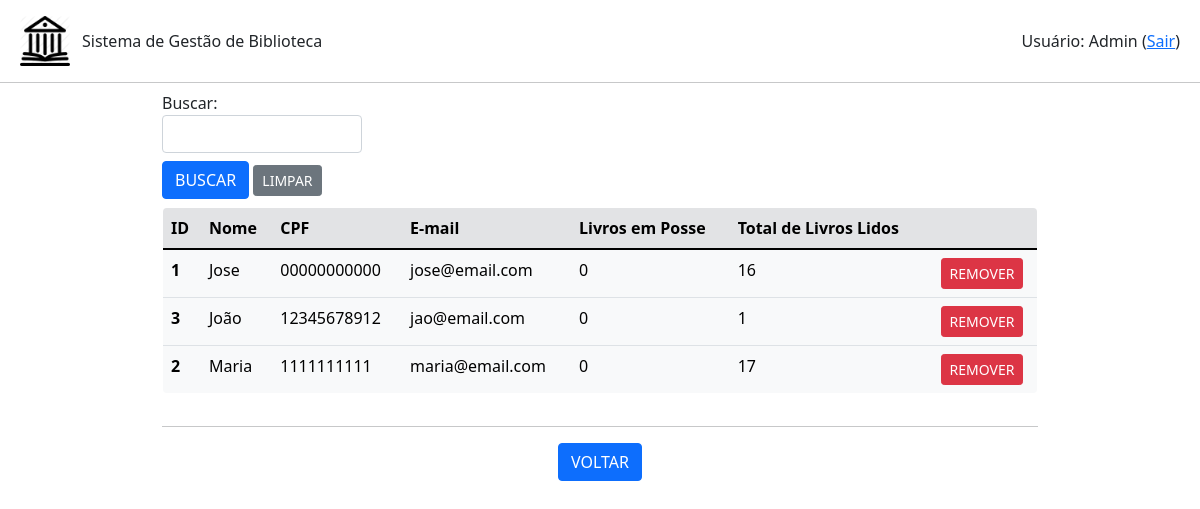
Page /ficha/listar (signed in) on the earlier database version.
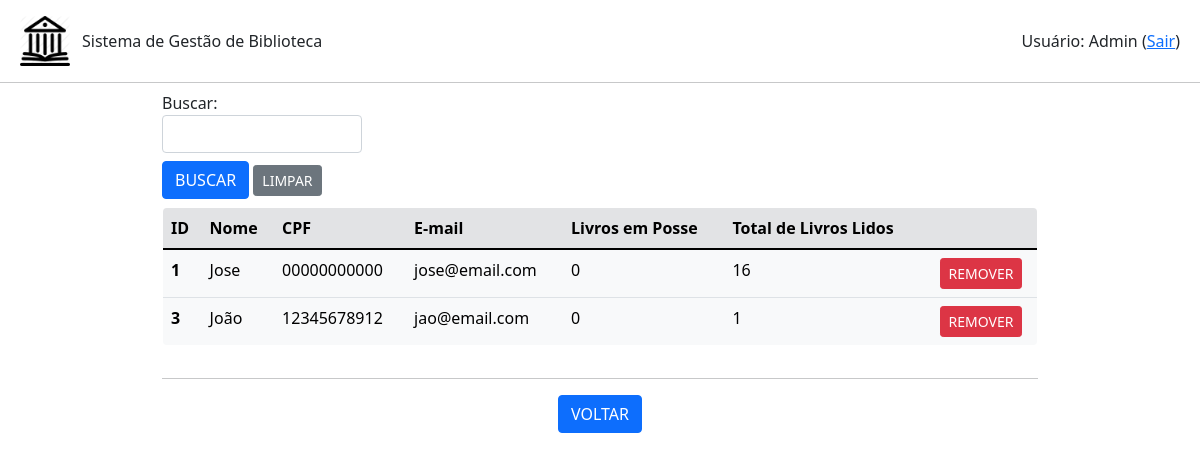
Same page on the later database version.
### ficha.py (models this page shows, shortened)
class Ficha(db.Model):
    id = db.Column(db.Integer, primary_key=True)
    nome = db.Column(db.String(200), unique=False, nullable=False)
    cpf = db.Column(db.String(20), unique=True, nullable=False)
    email = db.Column(db.String(120), unique=True, nullable=False)
    ativo = db.Column(db.Boolean(), default=False)
    qtdLivros = db.Column(db.Integer, unique=False, nullable=False)
    totalLivros = db.Column(db.Integer, unique=False, nullable=False)
    emprestimo = db.relationship('Emprestimo', backref='ficha', lazy=True)

### app.py (the view, shortened to what this page needs)
@app.route('/ficha/listar', methods=['POST','GET'])
def listar_fichas():
    if session.get('autenticado',False)==False:
        flash(u'Login necessário!', category='warning')
        return(redirect(url_for('login')))
    form = BuscaForm()
    fichas = Ficha.query.order_by(Ficha.nome).all()
    return(render_template('fichas.html', fichas=fichas, form=form, action=url_for('listar_fichas')))

### formBusca.py
class BuscaForm(FlaskForm):
    campo = StringField('Buscar: ', validators=[DataRequired()])
    enviar = SubmitField('BUSCAR')

### templates/fichas.html (shortened to what this page needs)
{% extends "base.html" %}
{% block conteudo %}
<div class="container-fluid mx-auto" style="width: 75%;">
    {% from 'bootstrap/form.html' import render_field %}
    <form method="post">
        <div class="mt-2" style="width: 200px;">
            {{ render_field(form.campo) }}
        </div>
        <div class="mt-2 mb-2">
            {{ render_field(form.enviar, button_style="primary", button_size="sm") }}
            <a class="btn btn-secondary btn-sm" href="{{url_for('listar_fichas')}}" role="button">LIMPAR</a>
        </div>
    </form>
    <div style="max-height: 400px; overflow-y: auto;">
        <table class=" table table-light border rounded-3" style="overflow: hidden;">
            <thead>
            <tr class="table-secondary">
                <th scope="col">ID</th>
                <th scope="col">Nome</th>
                <th scope="col">CPF</th>
                <th scope="col">E-mail</th>
                <th scope="col">Livros em Posse</th>
                <th scope="col">Total de Livros Lidos</th>
                <th scope="col"></th>
            </tr>
            </thead>
            <tbody>
                {% for ficha in fichas %}
                    <tr>
                        <th scope="row">{{ficha.id}}</th>
                        <td>{{ficha.nome}}</td>
                        <td>{{ficha.cpf}}</td>
                        <td>{{ficha.email}}</td>
                        <td>{{ficha.qtdLivros}}</td>
                        <td>{{ficha.totalLivros}}</td>
                        <td class="text-center"><a class="btn btn-danger btn-sm" href="{{url_for('remover_ficha', id_ficha=ficha.id)}}" role="button">REMOVER</a></td>
                    </tr>
                {% endfor %}
            </tbody>
        </table>
    </div>
    <hr>
    <div class="row text-center">
        <div class="col mr-1">
            <a class="btn btn-primary" href="{{url_for('root')}}" role="button">VOLTAR</a>
        </div>
    </div>
</div>
{% endblock %}

### templates/base.html (shortened to what this page needs)
<!DOCTYPE html>
<html>
    <head>
      <link href="https://cdn.jsdelivr.net/npm/bootstrap@5.1.3/dist/css/bootstrap.min.css" rel="stylesheet">
    </head>
  <body>
    <div class="row mx-0 mb-3 mt-3">
      <div class="col-md-auto ms-2 my-auto" style="width: 62px;">
          <img src="{{url_for('static', filename='Biblioteca_icon.png')}}" style="width: 50px; height: 50px;">
      </div>
      <div class="col my-auto" style="height: 100%;">
        Sistema de Gestão de Biblioteca
      </div>
      <div class="col text-end me-2 my-auto" style="height: 100%;">
        {% if session.get('autenticado',False)==False %}
          <a class="btn btn-primary" href="{{url_for('login')}}" role="button">Entrar</a>
        {% else %}
          Usuário: {{session.get('nome')}}
          (<a href="{{url_for('logout')}}">Sair</a>)
        {% endif %}
      </div>
    </div>
    <hr class="my-0">
    {% block conteudo %}
    {% endblock %}
  </body>
</html>

Differences in the rows shown:
removed Ficha: id "2", nome "Maria", cpf "1111111111", email "maria@email.com", qtdLivros "0", totalLivros "17"
